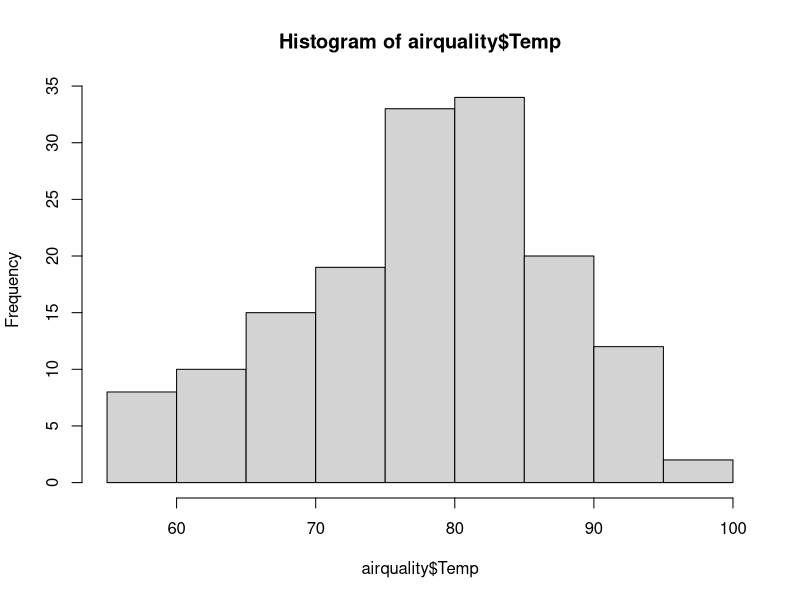
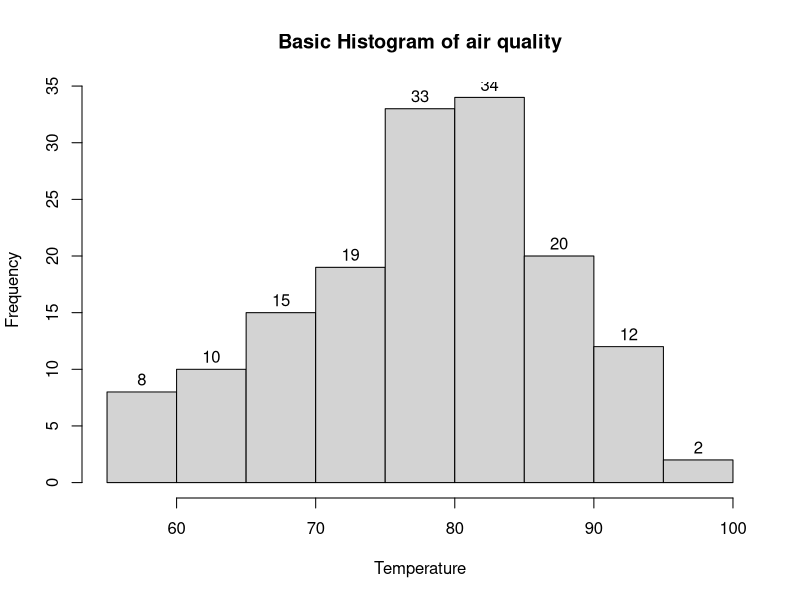
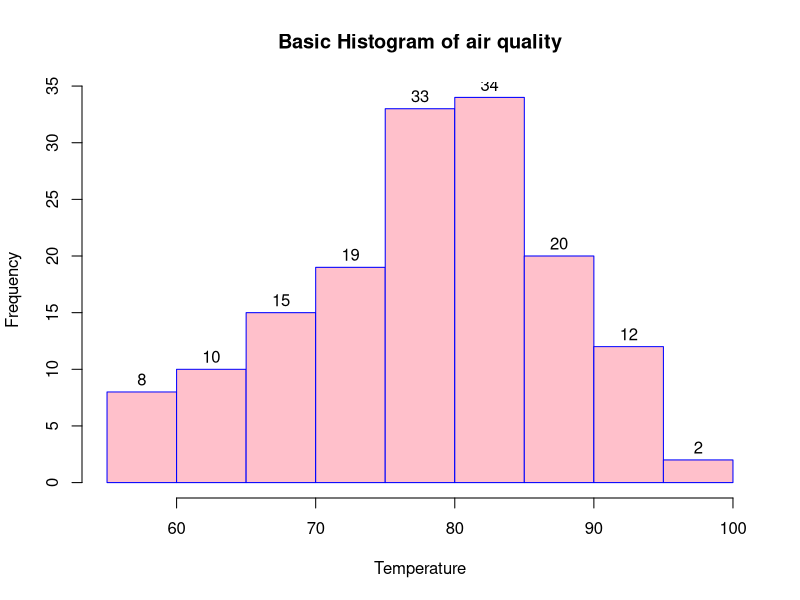
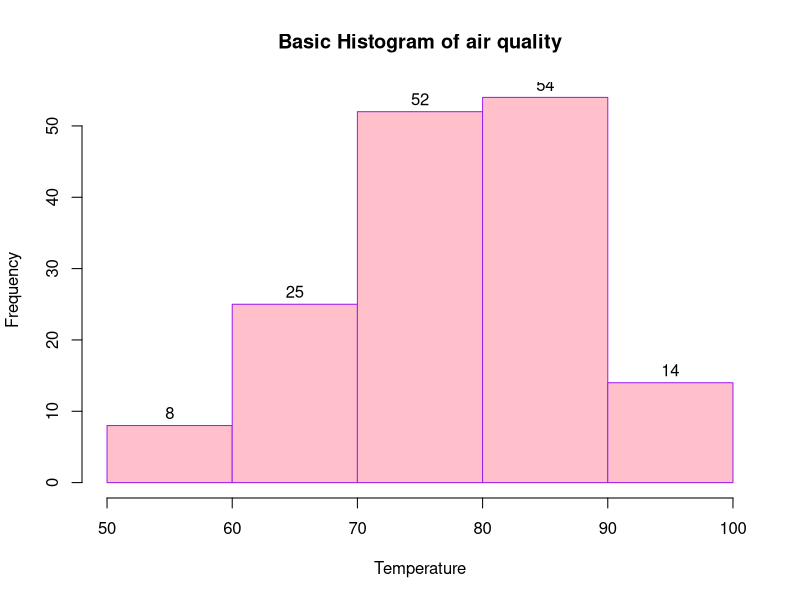

Reproduce these figures in R, in order. (Note: this script raises an error after producing the figures.)
View(airquality)
?airquality
class(airquality)
hist(airquality$Temp)
hist(airquality$Temp,
     main= "Basic Histogram of air quality",
     xlab = "Temperature",
     ylab = "Frequency",
     labels = TRUE)
hist(airquality$Temp,
     main= "Basic Histogram of air quality",
     xlab = "Temperature",
     ylab = "Frequency",
     labels = TRUE,
     col="pink",
     border="blue")
hist(airquality$Temp,
     breaks=5,
     main= "Basic Histogram of air quality",
     xlab = "Temperature",
     ylab = "Frequency",
     labels = TRUE,
     col="pink",
     border="purple")
library(ggplot2)
ggplot(
  airquality,
  aes(x=Temp)
)+
  geom_histogram(
    bins=8,
    fill="magenta",
    col="green")+
  labs(
    title="Air quality GGPLOT Histogram",
    y = "Frequency")+
  facet_wrap(year)
theme_light()